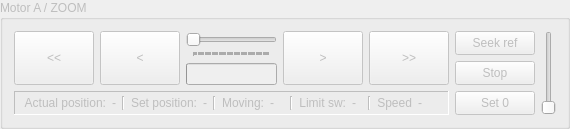
     <widget class="QGroupBox" name="group_a">
      <property name="enabled">
       <bool>false</bool>
      </property>
      <property name="autoFillBackground">
       <bool>false</bool>
      </property>
      <property name="styleSheet">
       <string notr="true"/>
      </property>
      <property name="title">
       <string>Motor A / ZOOM</string>
      </property>
      <layout class="QGridLayout" name="gridLayout">
       <item row="0" column="0">
        <layout class="QHBoxLayout" name="horizontalLayout">
         <item>
          <widget class="QPushButton" name="btn_a_left">
           <property name="sizePolicy">
            <sizepolicy hsizetype="Minimum" vsizetype="Expanding">
             <horstretch>0</horstretch>
             <verstretch>0</verstretch>
            </sizepolicy>
           </property>
           <property name="text">
            <string>&lt;&lt;</string>
           </property>
           <property name="autoRepeat">
            <bool>true</bool>
           </property>
           <property name="autoRepeatInterval">
            <number>50</number>
           </property>
          </widget>
         </item>
         <item>
          <widget class="QPushButton" name="btn_a_left_fine">
           <property name="sizePolicy">
            <sizepolicy hsizetype="Minimum" vsizetype="Expanding">
             <horstretch>0</horstretch>
             <verstretch>0</verstretch>
            </sizepolicy>
           </property>
           <property name="text">
            <string>&lt;</string>
           </property>
           <property name="autoRepeat">
            <bool>true</bool>
           </property>
           <property name="autoRepeatInterval">
            <number>50</number>
           </property>
          </widget>
         </item>
         <item>
          <layout class="QVBoxLayout" name="verticalLayout">
           <item>
            <widget class="QSlider" name="slider_a">
             <property name="enabled">
              <bool>false</bool>
             </property>
             <property name="sizePolicy">
              <sizepolicy hsizetype="Expanding" vsizetype="Minimum">
               <horstretch>0</horstretch>
               <verstretch>0</verstretch>
              </sizepolicy>
             </property>
             <property name="maximum">
              <number>65535</number>
             </property>
             <property name="orientation">
              <enum>Qt::Horizontal</enum>
             </property>
             <property name="tickPosition">
              <enum>QSlider::TicksBelow</enum>
             </property>
             <property name="tickInterval">
              <number>1000</number>
             </property>
            </widget>
           </item>
           <item>
            <widget class="QProgressBar" name="progress_a">
             <property name="maximum">
              <number>65535</number>
             </property>
             <property name="value">
              <number>0</number>
             </property>
             <property name="textVisible">
              <bool>false</bool>
             </property>
            </widget>
           </item>
          </layout>
         </item>
         <item>
          <widget class="QPushButton" name="btn_a_right_fine">
           <property name="sizePolicy">
            <sizepolicy hsizetype="Minimum" vsizetype="Expanding">
             <horstretch>0</horstretch>
             <verstretch>0</verstretch>
            </sizepolicy>
           </property>
           <property name="text">
            <string>&gt;</string>
           </property>
           <property name="autoRepeat">
            <bool>true</bool>
           </property>
           <property name="autoRepeatInterval">
            <number>50</number>
           </property>
          </widget>
         </item>
         <item>
          <widget class="QPushButton" name="btn_a_right">
           <property name="sizePolicy">
            <sizepolicy hsizetype="Minimum" vsizetype="Expanding">
             <horstretch>0</horstretch>
             <verstretch>0</verstretch>
            </sizepolicy>
           </property>
           <property name="text">
            <string>&gt;&gt;</string>
           </property>
           <property name="autoRepeat">
            <bool>true</bool>
           </property>
           <property name="autoRepeatInterval">
            <number>50</number>
           </property>
          </widget>
         </item>
        </layout>
       </item>
       <item row="0" column="1" rowspan="2">
        <layout class="QVBoxLayout" name="verticalLayout_2">
         <item>
          <widget class="QPushButton" name="btn_a_seek">
           <property name="sizePolicy">
            <sizepolicy hsizetype="Minimum" vsizetype="Expanding">
             <horstretch>0</horstretch>
             <verstretch>0</verstretch>
            </sizepolicy>
           </property>
           <property name="text">
            <string>Seek ref</string>
           </property>
          </widget>
         </item>
         <item>
          <widget class="QPushButton" name="btn_a_stop">
           <property name="sizePolicy">
            <sizepolicy hsizetype="Minimum" vsizetype="Expanding">
             <horstretch>0</horstretch>
             <verstretch>0</verstretch>
            </sizepolicy>
           </property>
           <property name="text">
            <string>Stop</string>
           </property>
          </widget>
         </item>
         <item>
          <widget class="QPushButton" name="btn_a_0">
           <property name="sizePolicy">
            <sizepolicy hsizetype="Minimum" vsizetype="Expanding">
             <horstretch>0</horstretch>
             <verstretch>0</verstretch>
            </sizepolicy>
           </property>
           <property name="text">
            <string>Set 0</string>
           </property>
          </widget>
         </item>
        </layout>
       </item>
       <item row="1" column="0">
        <widget class="QFrame" name="frame">
         <property name="frameShape">
          <enum>QFrame::Panel</enum>
         </property>
         <property name="frameShadow">
          <enum>QFrame::Sunken</enum>
         </property>
         <layout class="QHBoxLayout" name="horizontalLayout_7">
          <property name="topMargin">
           <number>4</number>
          </property>
          <property name="bottomMargin">
           <number>4</number>
          </property>
          <item>
           <layout class="QHBoxLayout" name="horizontalLayout_2">
            <item>
             <widget class="QLabel" name="label_a_1">
              <property name="text">
               <string>Actual position:</string>
              </property>
              <property name="alignment">
               <set>Qt::AlignRight|Qt::AlignTrailing|Qt::AlignVCenter</set>
              </property>
             </widget>
            </item>
            <item>
             <widget class="QLabel" name="label_a_pos">
              <property name="text">
               <string>-</string>
              </property>
             </widget>
            </item>
           </layout>
          </item>
          <item>
           <widget class="Line" name="line">
            <property name="orientation">
             <enum>Qt::Vertical</enum>
            </property>
           </widget>
          </item>
          <item>
           <layout class="QHBoxLayout" name="horizontalLayout_8">
            <item>
             <widget class="QLabel" name="label_a_4">
              <property name="text">
               <string>Set position:</string>
              </property>
              <property name="alignment">
               <set>Qt::AlignRight|Qt::AlignTrailing|Qt::AlignVCenter</set>
              </property>
             </widget>
            </item>
            <item>
             <widget class="QLabel" name="label_a_setpos">
              <property name="text">
               <string>-</string>
              </property>
             </widget>
            </item>
           </layout>
          </item>
          <item>
           <widget class="Line" name="line_2">
            <property name="orientation">
             <enum>Qt::Vertical</enum>
            </property>
           </widget>
          </item>
          <item>
           <layout class="QHBoxLayout" name="horizontalLayout_5">
            <item>
             <widget class="QLabel" name="label_a_2">
              <property name="text">
               <string>Moving:</string>
              </property>
              <property name="alignment">
               <set>Qt::AlignRight|Qt::AlignTrailing|Qt::AlignVCenter</set>
              </property>
             </widget>
            </item>
            <item>
             <widget class="QLabel" name="label_a_status">
              <property name="text">
               <string>-</string>
              </property>
             </widget>
            </item>
           </layout>
          </item>
          <item>
           <widget class="Line" name="line_3">
            <property name="orientation">
             <enum>Qt::Vertical</enum>
            </property>
           </widget>
          </item>
          <item>
           <layout class="QHBoxLayout" name="horizontalLayout_6">
            <item>
             <widget class="QLabel" name="label_a_3">
              <property name="text">
               <string>Limit sw:</string>
              </property>
              <property name="alignment">
               <set>Qt::AlignRight|Qt::AlignTrailing|Qt::AlignVCenter</set>
              </property>
             </widget>
            </item>
            <item>
             <widget class="QLabel" name="label_a_limitsw">
              <property name="text">
               <string>-</string>
              </property>
             </widget>
            </item>
           </layout>
          </item>
          <item>
           <widget class="Line" name="line_10">
            <property name="orientation">
             <enum>Qt::Vertical</enum>
            </property>
           </widget>
          </item>
          <item>
           <layout class="QHBoxLayout" name="horizontalLayout_16">
            <item>
             <widget class="QLabel" name="label_a_14">
              <property name="text">
               <string>Speed</string>
              </property>
              <property name="alignment">
               <set>Qt::AlignRight|Qt::AlignTrailing|Qt::AlignVCenter</set>
              </property>
             </widget>
            </item>
            <item>
             <widget class="QLabel" name="label_a_speed">
              <property name="text">
               <string>-</string>
              </property>
             </widget>
            </item>
           </layout>
          </item>
         </layout>
        </widget>
       </item>
       <item row="0" column="2" rowspan="2">
        <widget class="QSlider" name="slider_a_speed">
         <property name="minimum">
          <number>400</number>
         </property>
         <property name="maximum">
          <number>4000</number>
         </property>
         <property name="orientation">
          <enum>Qt::Vertical</enum>
         </property>
        </widget>
       </item>
      </layout>
      <zorder></zorder>
      <zorder>frame</zorder>
      <zorder></zorder>
      <zorder>slider_a_speed</zorder>
     </widget>
